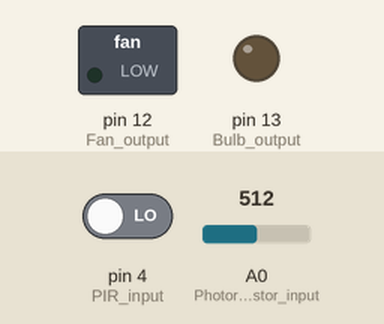
The sketch below on a simulated Arduino Uno, built with avr-gcc and run on an emulated ATmega328P. Shown: switched loads named in the sketch (green lamp = pin HIGH), output pins drawn as LEDs (lit = HIGH). Inputs (shaded band) come from the test bench; at power-on: pin 4 (PIR_input) LOW, A0 (Photoresistor_input) = 512. What the sketch prints to the serial monitor is not drawn.

Above: at 1.2 s.
1.3 s: pin 4 (PIR_input) driven HIGH
At 2.5 s:
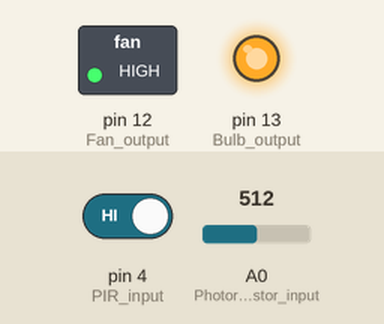
2.8 s: pin 4 (PIR_input) driven LOW
At 3.8 s:
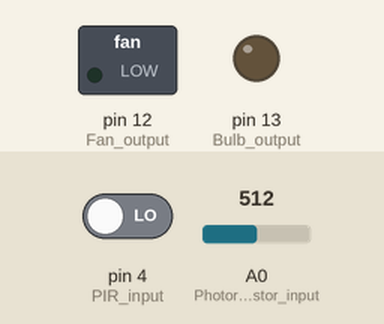
Timing chart, 0 to 5.8 s (numbered marks = the images above; inputs shaded):
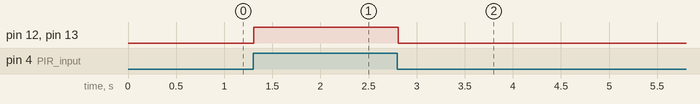

The sketch:

assignment_code.ino
```cpp
//Home Automation
//Presence of a person is detected,light bulb and fan is turned on based on day or night

int pir=0;
int ldr = 0;
void setup()
{
  pinMode(13,OUTPUT);	//Bulb output
  pinMode(12,OUTPUT);	//Fan output
  pinMode(A0,INPUT);	//Photoresistor input
  pinMode(4,INPUT);		//PIR input
  Serial.begin(9600);
}

void loop()
{
  pir = digitalRead(4);			//PIR data (Active IR is prefered)
  ldr = analogRead(A0);			//Photoresistor data
  Serial.println(ldr);			//For checking Photoresistor status
  if(pir == HIGH){				//Person presence detected
    if(ldr<600){				//Night
    	digitalWrite(13,HIGH);	//Bulb is turned on
      	digitalWrite(12,HIGH);	//Fan is turned on
    }
    else{						//Day
      	digitalWrite(12,HIGH);	//Fan is turned on
    }
  }
  else{
    digitalWrite(13,LOW);		//Bulb is turned off
    digitalWrite(12,LOW);
  }
}
```

Measured:
- after the input at 1.3 s, pin 12 (Fan_output), pin 13 (Bulb_output): LOW → HIGH at once
- after the input at 2.8 s, pin 12 (Fan_output), pin 13 (Bulb_output): HIGH → LOW at once
